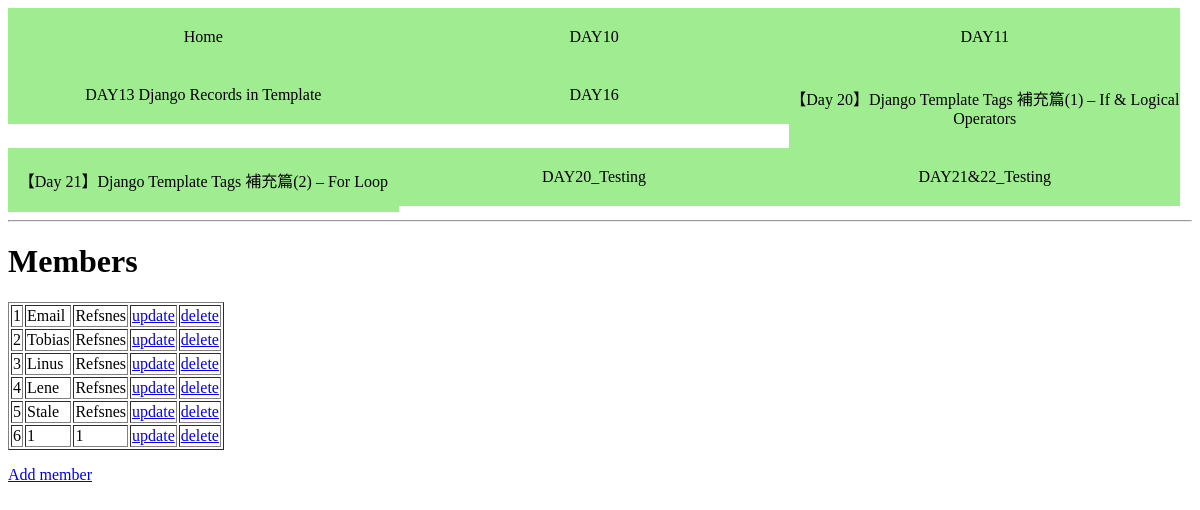
Before: /index/ with the older database file.
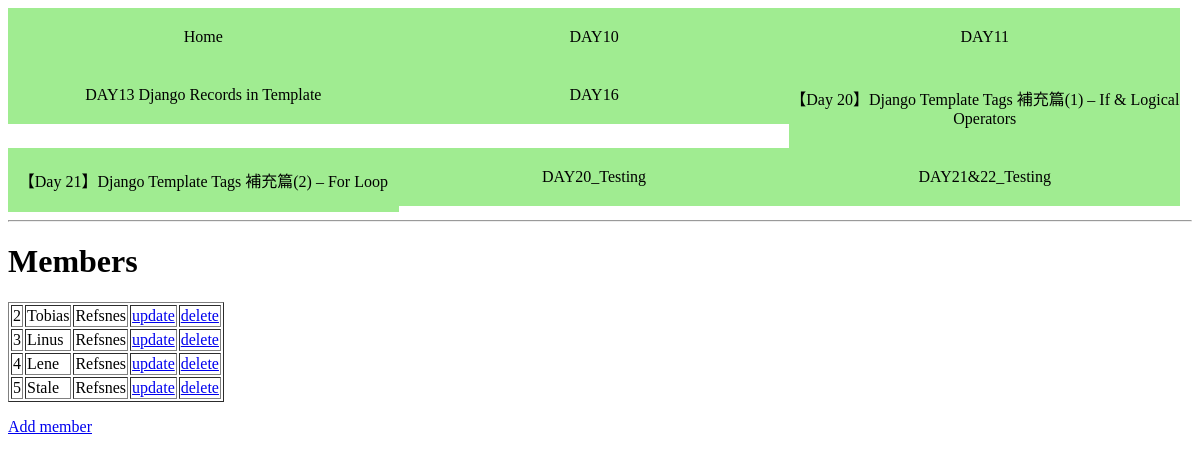
After: the same page with the newer database file.
### members/models.py (models this page shows)
class Members(models.Model):  # 表示Members繼承自models.Model，也就是Members是一個名為Members的model的意思
    firstname = models.CharField(max_length=255)
    lastname = models.CharField(max_length=255)

### members/views.py (the view)
# urls.py: path('index/', views.index, name='index'),
def index(request):
    mymembers = Members.objects.all().values()
    template = loader.get_template('index.html')
    context = {
        'mymembers': mymembers,
    }  # 3.建立名為context的變數，然後以Dict的Key-Value形式，放進變數mymembers
    return HttpResponse(template.render(context, request))

### members/templates/index.html
{% include 'navbar.html' %} {% load static %}
<h1>Members</h1>
<table border="1">
  {% for x in mymembers %}
  <tr>
    <td>{{ x.id }}</td>
    <td>{{ x.firstname }}</td>
    <td>{{ x.lastname }}</td>
    <td><a href="update/{{ x.id }}">update</a></td>
    <td><a href="delete/{{ x.id }}">delete</a></td>
  </tr>
  {% endfor %}
</table>
<p>
  <a href="add">Add member</a>
</p>

Changed rows visible on the page:
removed Members: id "1", firstname "Email", lastname "Refsnes"
removed Members: id "6", firstname "1", lastname "1"
